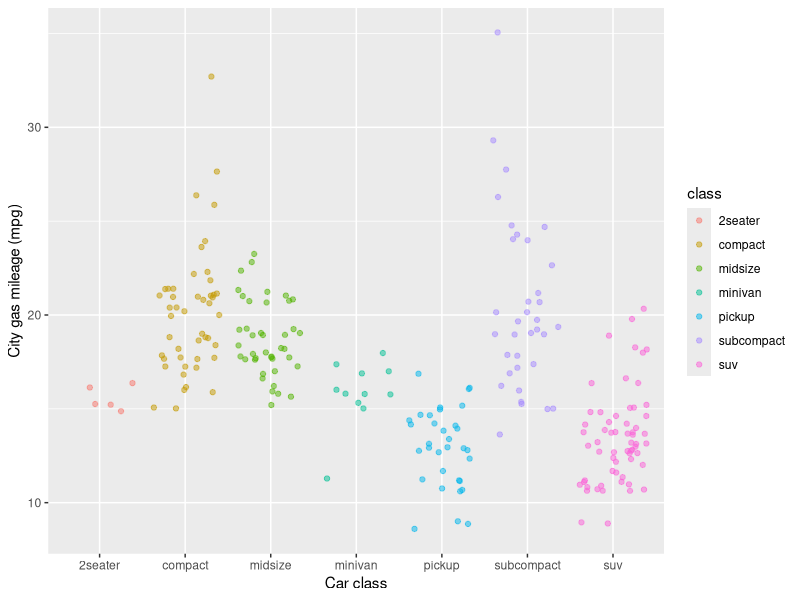

The R script that drew this image:
## ---- chunk 1
knitr::opts_chunk$set(echo = TRUE)
library(tidyverse)
## ---- chunk 2
ggplot(data = mpg, aes(x = class, y = cty)) +
	geom_jitter(aes(color = class), alpha = 0.5) +
	labs(x = "Car class", y = "City gas mileage (mpg)")

